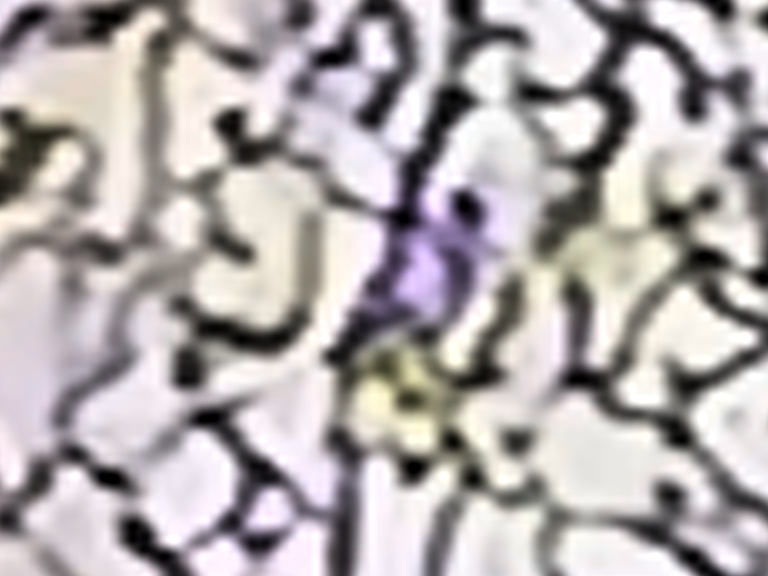
#> input picture enhanced_image.jpg, 768 x 576 px; its folder holds only this picture in this run
$ python -i grain_size_number.py   (imports and definitions only)
#> lines starting #> are read from the running program, lines starting #| are printed output that depends on the picture; after the words box and inside, x2 and y2 are one past the last pixel; in counts of white or black regions, pixels touching at a corner belong together; long printed decimals are rounded
import cv2
import numpy as np
import pandas as pd
import os
import matplotlib.pyplot as plt
from PIL import Image

gsn=pd.DataFrame(columns=['image_name','Grain_size_number'])
data=pd.read_csv("D:\Important\M.Teh thesis\For ML pushpendra\ML for thesis\ML-in-Friction-Stir-Welding\data.csv")
#> (reads data.csv from the repository)
# Define function to calculate grain size number
def calculate_grain_size_number(image_file_path, shape='circle', radius=130, magnification=100):
    # Load image and convert to grayscale
#> called with image_file_path = 'enhanced_image.jpg', shape = 'circle', radius = 130, magnification = 100
    img = cv2.imread(image_file_path)
#> img is the input picture: shape (576, 768, 3); mean B, G, R 171.2, 170.6, 176.7
    # cv2.imshow('Original Image', img)
    # cv2.waitKey(0)
    gray = cv2.cvtColor(img, cv2.COLOR_BGR2GRAY)
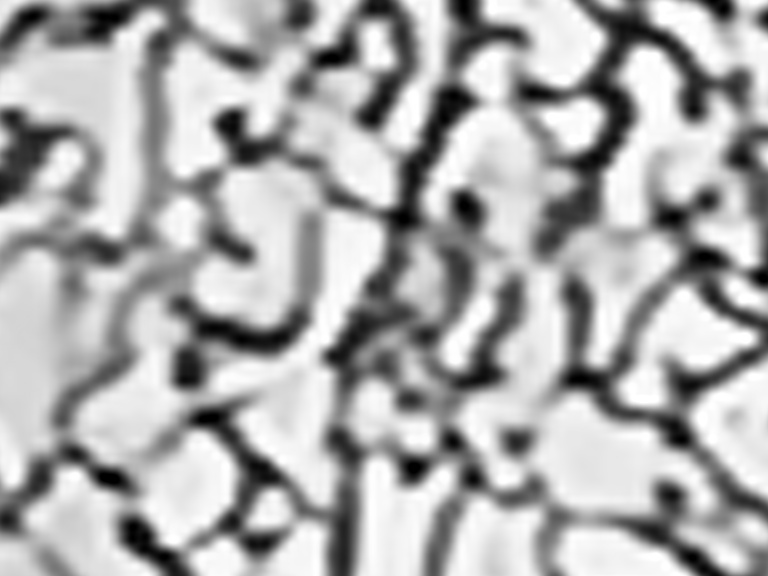
#> gray: shape (576, 768); min 0, max 255, mean 172.5

    # Apply Gaussian blur to smooth image
    blur = cv2.GaussianBlur(gray, (5,5), 0)

    # Threshold the image to binary
    _, thresh = cv2.threshold(blur, 0, 255, cv2.THRESH_BINARY_INV+cv2.THRESH_OTSU)
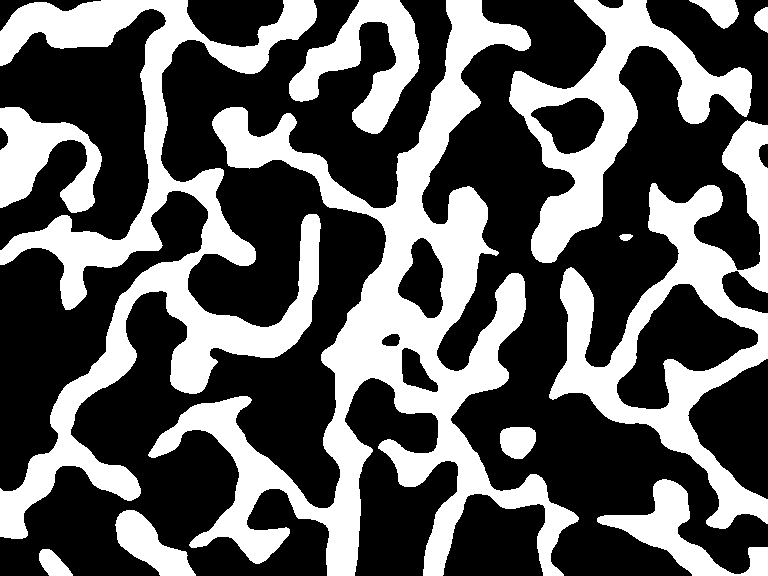
#> thresh: shape (576, 768); 37% white; 13 white regions

    # Find contours of objects in the image
    contours, _ = cv2.findContours(thresh, cv2.RETR_TREE, cv2.CHAIN_APPROX_SIMPLE)
#> contours = 18 contours; largest, box (x1, y1, x2, y2) and area: (148, 0, 579, 576) 58434, (0, 0, 321, 539) 39514, (549, 120, 768, 529) 32007, (509, 0, 752, 263) 19918, (616, 283, 759, 410) 8396

    # Create a mask to inscribe the shape on
    mask = np.zeros_like(gray)

    # Get center coordinates of the image
    h, w = gray.shape[:2]
#> h = 576; w = 768
    center_x, center_y = w//2, h//2
#> center_x = 384; center_y = 288

    # Inscribing a shape on mask
    if shape == 'circle':
        cv2.circle(mask, (center_x, center_y), radius, 255, -1)
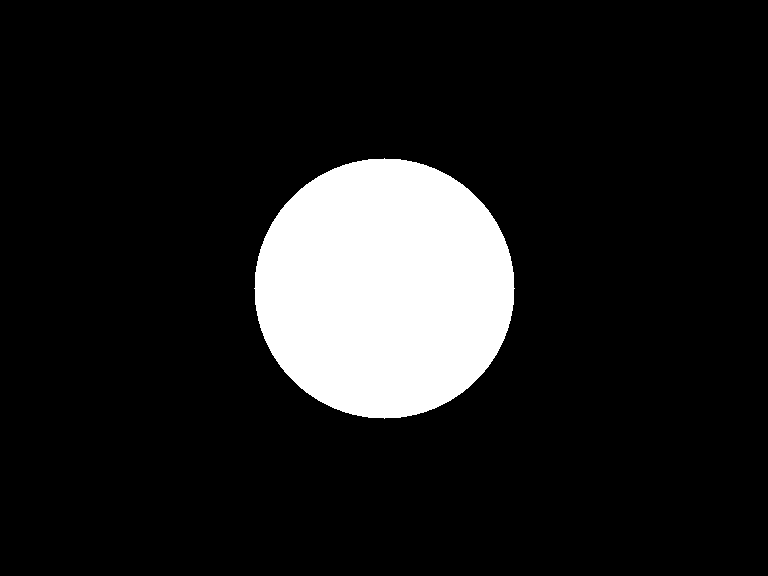
#> mask: shape (576, 768); 12% white; 1 white region, box (x1, y1, x2, y2) and area: (254, 158, 515, 419) 53077
    elif shape == 'square':
        x1, y1 = center_x-radius, center_y-radius
        x2, y2 = center_x+radius, center_y+radius
        cv2.rectangle(mask, (x1, y1), (x2, y2), 255, -1)

    # Apply mask to get only the area of interest
    masked = cv2.bitwise_and(thresh, thresh, mask=mask)
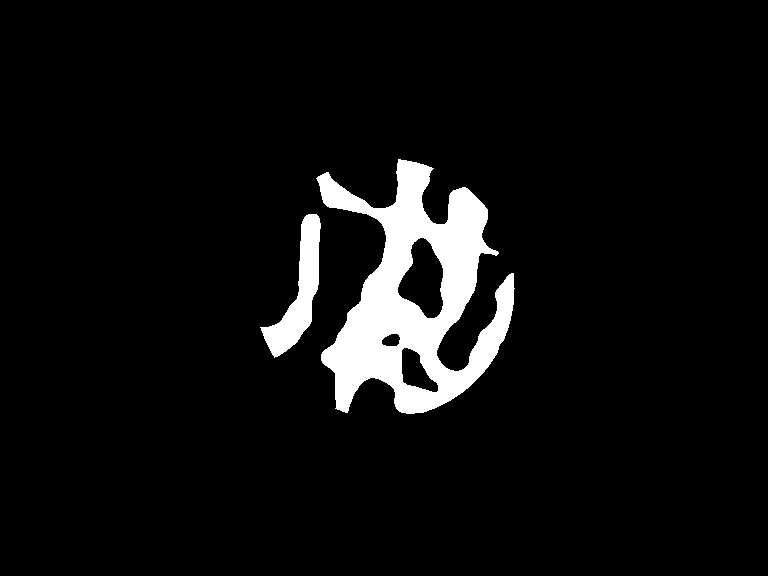
#> masked: shape (576, 768); 5.9% white; 2 white regions

    # Show the masked image
    # cv2.imshow('Masked Image', masked)
    # cv2.waitKey(0)

    # Create a new mask to get only the grains
    grain_mask = np.zeros_like(masked)

    # Find contours of grains in the image
    grain_contours, _ = cv2.findContours(masked, cv2.RETR_TREE, cv2.CHAIN_APPROX_SIMPLE)
#> grain_contours = 5 contours; box (x1, y1, x2, y2) and area: (316, 159, 515, 414) 25774, (260, 214, 321, 358) 3051, (397, 237, 444, 319) 2400, (401, 347, 439, 393) 950, (381, 333, 401, 347) 194

    # Draw each grain contour on the grain mask
    for grain in grain_contours:
        cv2.drawContours(grain_mask, [grain], -1, 255, -1)
#> this loop made 5 passes
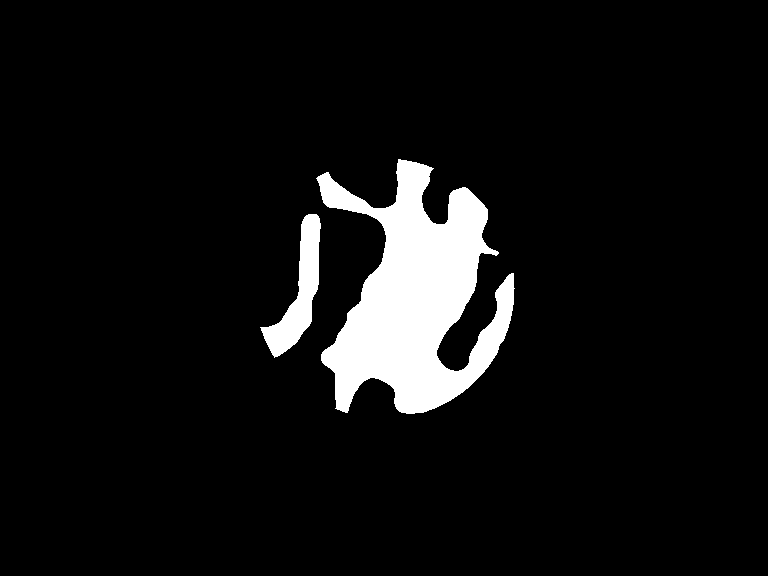
#> grain_mask: shape (576, 768); 6.7% white; 2 white regions, box (x1, y1, x2, y2) and area: (316, 159, 515, 414) 26349, (260, 214, 321, 358) 3210

    # Show the grain mask
    # cv2.imshow('Grain Mask', grain_mask)
    # cv2.waitKey(0)

    # Count the number of grains that are completely within the area
    # grain_mask=masked ## delete it
    _, complete_grains = cv2.threshold(grain_mask, 254, 255, cv2.THRESH_BINARY)
    num_complete_grains = cv2.countNonZero(complete_grains)
#> num_complete_grains = 29559

    # Count the number of grains that are partially within the area
    _, partial_grains = cv2.threshold(grain_mask, 254, 255, cv2.THRESH_BINARY)
    num_partial_grains = cv2.countNonZero(partial_grains) - num_complete_grains
#> num_partial_grains = 0

    # Divide the result from (c) by 2
    num_partial_grains /= 2
    # print(f"number of partial grains {num_partial_grains}")
    # print(f"number of complete grains {num_complete_grains}")
    # Add the result from (d) to the result from (b)
    num_total_grains = num_complete_grains + num_partial_grains
#> num_total_grains = 29559

    # Divide the result from (e) by A
    A = np.pi * radius**2
    # convert area to square inch
    A=A*1.04*(10**(-9))
    # print(f"A {A}")
    grains_per_area = num_total_grains / A
#> grains_per_area = 535327829.2
    # print(num_total_grains)
    # Convert the result from (f) to grains/in2 @
    grains_per_sqaure_inch = grains_per_area * ((magnification / 100) ** 2)
#> grains_per_sqaure_inch = 535327829.2
    # print(grains_per_sqaure_inch)
    n = 0.6989 + np.log10(grains_per_sqaure_inch)
#> n = 9.43
    print("n",n)
#| n 9.428
    return n

# image_path="D:\Important\M.Teh thesis\For ML pushpendra\ML for thesis\ML-in-Friction-Stir-Welding\WM1@100X.bmp"

# number=calculate_grain_size_number(image_path,magnification=100)

dir_path = r"D:\Important\M.Teh thesis\For ML pushpendra\all_images"

# # loop through all files and directories in the specified directory
# [23 lines not run here, left out]
data['Grain_size_number']=gsn['Grain_size_number']
# [1 line not run here, left out]

# [6 lines of commented-out code are left out]

>>> result = calculate_grain_size_number('enhanced_image.jpg')
#> result = 9.43
